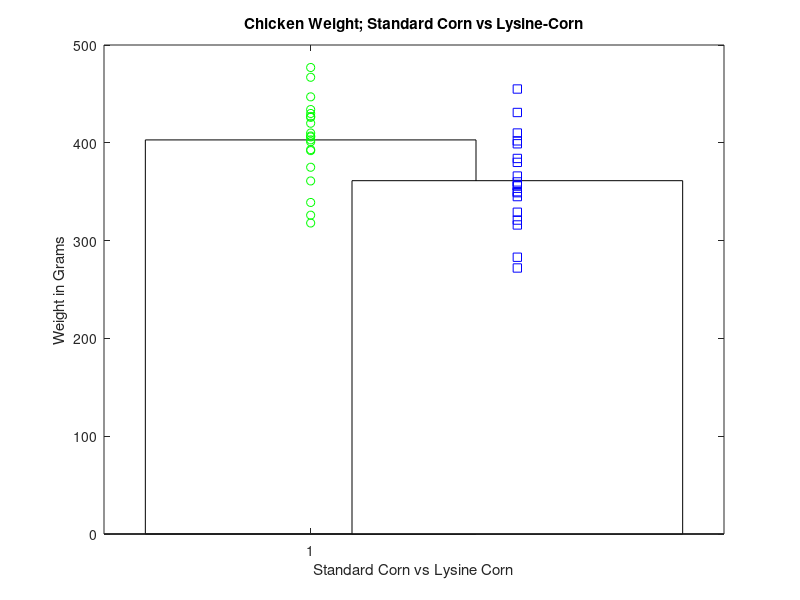

MATLAB code for this plot: (Note: this script raises an error after producing the figure.)
% write code here to load and plot the chicken weights as in the instructions
sample1=load('chickenweights_control_experimental.txt','ascii');
sample2=load('chickenweights_lysine_experimental.txt','ascii');
mn1 = mean(sample1);
mn2 = mean(sample2);
figure;
bar(1,mn1,'w');
hold on
bar(2,mn2,'w');
plot(1,sample1,'og');
plot(2,sample2,'sb');
ylabel('Weight in Grams');
xlabel('Standard Corn vs Lysine Corn');
title('Chicken Weight; Standard Corn vs Lysine-Corn');
Cumulative Histogram
sample1=load('chickenweights_control_experimental.txt','ascii');
sample2=load('chickenweights_lysine_experimental.txt','ascii');
[X1,Y1] = cumhist(sample1,[100 500],0.1);
[X2,Y2] = cumhist(sample2,[100 500],0.1);
figure;
plot(X1,Y1,'bo-');
hold on;
plot(X2,Y2,'ro-');
ylabel('Fraction of data');
xlabel('Weight in Grams');
title('Chicken Weight Study');
